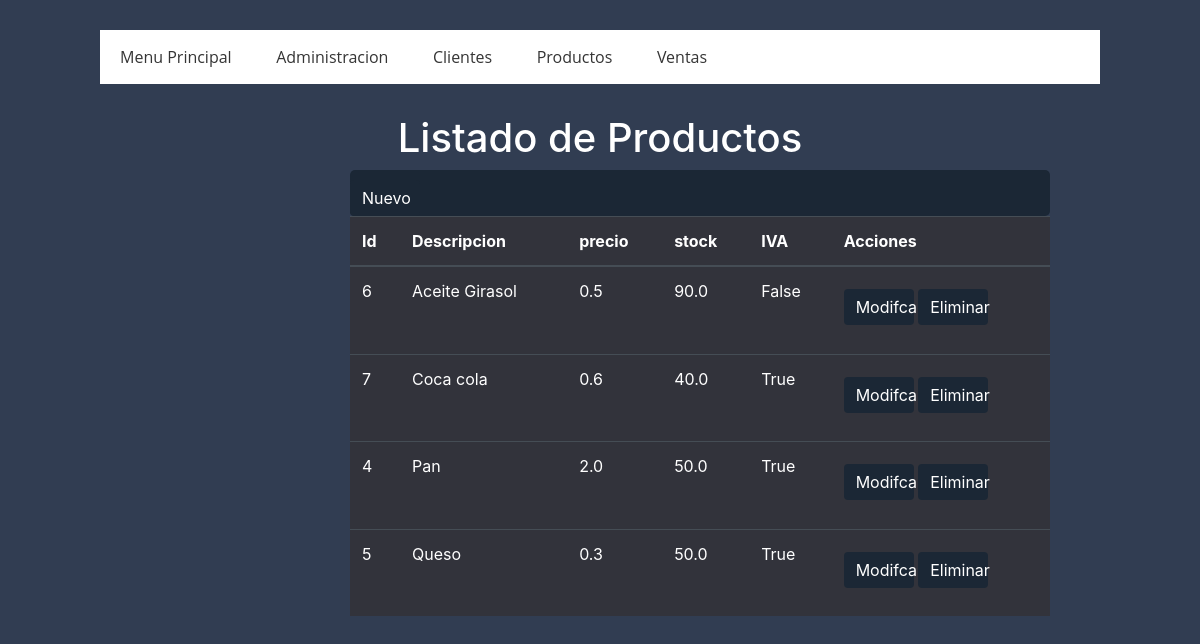
The app's page /listarproducto/ with its own data.
### app/models.py (models this page shows, shortened)
class Producto(models.Model):
    descripcion = models.CharField(max_length=100)
    precio = models.FloatField(default=0)
    stock = models.FloatField(default=0)
    iva = models.BooleanField(default=True)
    class Meta:
        verbose_name= 'Producto'
        verbose_name_plural= 'Productos'
        ordering= ['descripcion']

### app/views.py (the view)
# urls.py: path('listarproducto/', listarProducto, name='listarproducto'),
def listarProducto(request):
    producto = Producto.objects.all()
    opc = {'Menu': 'Menu Principal',
                'Producto': 'Productos', 'Cliente': 'Clientes','Factura':'Facturas','DetalleF':'Detalle de Factura','Venta': 'Ventas', 'productos': producto}
    return render(request, 'listar_producto.html', opc)

### templates/listar_producto.html (shortened to what this page needs)
<!DOCTYPE html>
<html lang="en">
<head>
    {% load static %}
    <link href="{% static 'bootstrap/css/bootstrap.min.css' %}" rel="stylesheet">
    <link rel="stylesheet" href="{% static 'bootstrap/css/diseñolistar.css' %}">
</head>
<body>
    <header>
        <nav class="navegacion">
          <ul class="menu">
            <li><a href="/">{{Menu}}</a></li>
            <li><a href="/admin">Administracion</a></li>
            <li><a href="/cliente"> {{Cliente}}</a></li>
            <li><a href="/producto">{{Producto}}</a></li>
            <li><a href="/listarventas">{{Venta}}</a></li>
          </ul>
        </nav>
      </header>
    <h1>Listado de {{Producto}}</h1>
    <table class="table table-hover table-dark">
        <thead>
            <tr>
                <th>Id</th>
                <th>Descripcion</th>
                <th>precio</th>
                <th>stock</th>
                <th>IVA</th>
                <th>Acciones</th>
            </tr>
        </thead>
 <nav class="linea">
    <l1><a class="btn btn-primary" href="{% url 'producto' %}">Nuevo</a></l1>
 </nav>
        <body >
            {% for producto in productos %}
            <tr>
                <td>{{ producto.id }}</td>
                <td>{{ producto.descripcion }}</td>
                <td>{{ producto.precio }}</td>
                <td>{{ producto.stock }}</td>
                <td>{{ producto.iva }}</td>
                <td>
                    <ul>
                        <l1><a class="btn btn-primary" href="{% url 'editarproducto' producto.id %}">Modifcar</a></l1>
                        <l1><a class="btn btn-primary" href="{% url 'eliminarproducto' producto.id %}">Eliminar</a></l1>
                    </ul>
                </td>
            </tr>
            {% endfor %}
        </body>
    </table>
</body>
</html>

### records on screen
Producto: id "6", descripcion "Aceite Girasol", precio "0.5", stock "90.0", iva "False"
Producto: id "7", descripcion "Coca cola", precio "0.6", stock "40.0", iva "True"
Producto: id "4", descripcion "Pan", precio "2.0", stock "50.0", iva "True"
Producto: id "5", descripcion "Queso", precio "0.3", stock "50.0", iva "True"

### other values on screen
{{ Menu }} "Menu Principal"
{{ Cliente }} "Clientes"
{{ Producto }} "Productos"
{{ Venta }} "Ventas"
